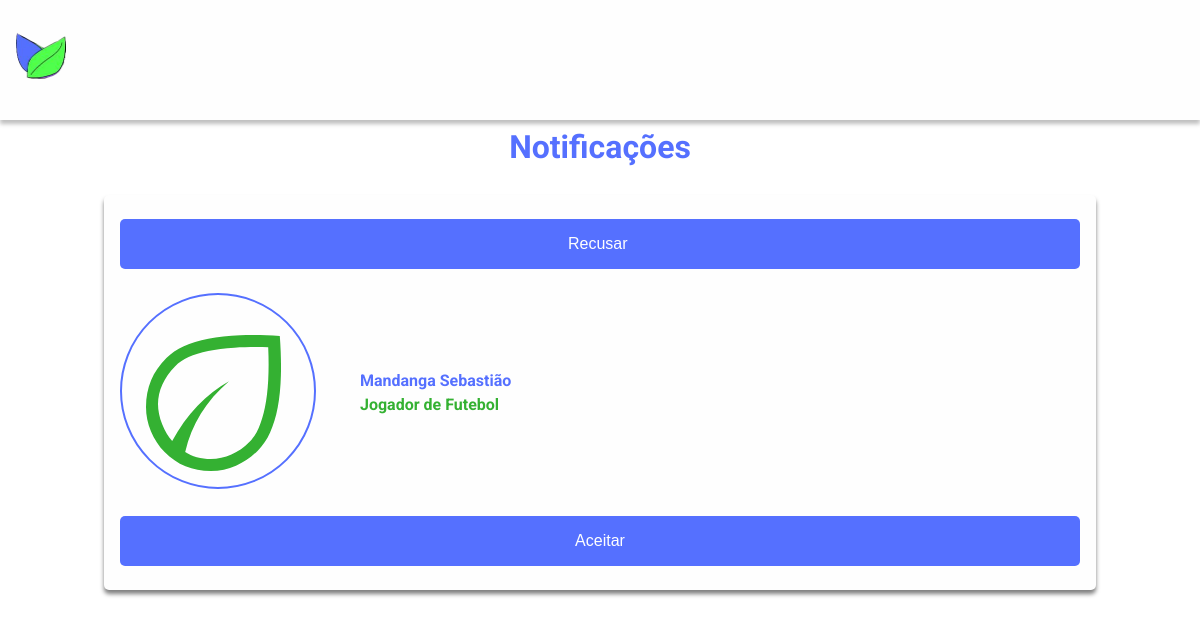
/estrutura/notificacao.php (signed in), run on the app's committed database.
### tables this page shows
CREATE TABLE IF NOT EXISTS `usuarios` (
  `id` int(11) NOT NULL AUTO_INCREMENT COMMENT 'id de cada um dos user',
  `token` tinyint(1) DEFAULT '0' COMMENT 'token de adm',
  `nome` varchar(80) NOT NULL COMMENT 'nome',
  `sobrenome` varchar(80) NOT NULL COMMENT 'sobrenome',
  `email` varchar(80) NOT NULL COMMENT 'email do usuário',
  `senha` varchar(45) NOT NULL COMMENT 'senha',
  `senhaC` varchar(45) NOT NULL COMMENT 'senha confirmada',
  `dataN` date NOT NULL COMMENT 'data de nascimento',
  `genero` varchar(30) NOT NULL COMMENT 'gênero do usuário\r\n(a gente tem lgbtqi+)',
  `numero` varchar(22) NOT NULL,
  `estado` varchar(60) NOT NULL,
  `cidade` varchar(80) NOT NULL COMMENT 'cidade',
  `profissao` varchar(120) NOT NULL COMMENT 'profissão/area de atuação',
  `mdEscuro` tinyint(4) NOT NULL DEFAULT '0',
  `foto` varchar(255) NOT NULL,
  `descricao` varchar(255) NOT NULL COMMENT 'Descricao que aparece no perfil do usuário',
  `amigos` int(20) NOT NULL DEFAULT '0',
  PRIMARY KEY (`id`)
);

### estrutura/administracao/sessao.php (called while the page is built, shortened)
<?php
include 'conexao.php';
    if (!isset($_SESSION['logado'])) {
        $_SESSION['logado'] = 0;
    } else {
        if ($_SESSION['logado'] == 1) {
            $email = $_SESSION['email'];
            $sql = "SELECT id, token, nome, sobrenome, email, dataN, genero, numero, estado, cidade, profissao, mdEscuro,
            foto, descricao, amigos FROM usuarios WHERE email = '$email'";
            $result = mysqli_query($conn, $sql);
            if (mysqli_num_rows($result) > 0) {
                while ($row = mysqli_fetch_assoc($result)) {
                    $id = $row["id"];
                }
            } else {
                echo "0 results";
            }
        };
    }
?>

### estrutura/notificacao.php (the view, shortened to what this page needs)
<!DOCTYPE html>
<html lang="pt-br">
<head>
    <?php include './base/linksGlobais.php' ?>
</head>
<body id="body">
    <?php
    include './administracao/sessao.php';
    ?>
    <header class="header__interno">
        <div class="container">
            <div class="container__logo">
                <a href="feed.php"><img src="../imagens/logos/logo-principal.png" alt="Logo Principal do Ecogamma" class="container__logo__imagem"></a>
            </div>
            <nav class="container__nav">
                <a href="perfil.php">
                    <span class="material-symbols-outlined container__menu__icone span--azul">&#xe853;</span>
                </a>
                <a href="chat.php">
                    <span class="material-symbols-outlined container__menu__icone span--azul">&#xe8af;</span>
                </a>
                <a href="logout.php">
                    <span class="material-symbols-outlined container__menu__icone span--azul">&#xeffd;</span>
                </a>
            </nav>
            <div id="container__menu" onclick="menuLateralInternoOpen()">
                <span class="material-symbols-outlined container__menu__icone span--azul">&#xe5d2;</span>
            </div>
        </div>
    </header>
    <main>
        <div class="container">
            <h1>Notificações</h1>
            <?php
            $verdadeiro = 1;
            $selecionaPendentes = "SELECT * FROM amigos WHERE id_UserAcc = $id AND pendente = $verdadeiro ORDER BY id_Amizade DESC";
            $resultAmizades = mysqli_query($conn, $selecionaPendentes);
            if (mysqli_num_rows($resultAmizades) > 0) {
                while ($row = mysqli_fetch_assoc($resultAmizades)) {
                    $id_Amizade = $row['id_Amizade'];
                    $id_UserAcc = $row['id_UserAcc'];
                    $id_UserAsk = $row['id_UserAsk'];
                }
                $selecionaQuemPediu = "SELECT * FROM usuarios WHERE id = $id_UserAsk";
                $quemPediu = mysqli_query($conn, $selecionaQuemPediu);
                if (mysqli_num_rows($quemPediu) > 0) {
                    while ($row = mysqli_fetch_assoc($quemPediu)) {
                        $foto_Ask = $row['foto'];
                        $nome_Ask = $row["nome"];
                        $sobrenome_Ask = $row["sobrenome"];
                        $profissao_Ask = $row["profissao"];
                        echo "
                        <section class='container__post'>
                        <form action='./aceitaAmizade.php' method='POST'>
                        <input type='hidden' value='" . $id_Amizade . "' name='id_Amizade'>
                        <input type='hidden' value='naoAceito' name='naoAceito'>
                        <input type='hidden' value='" . $id_UserAcc . "' name='idAcc'>
                        <input type='submit' class='botao__principal' id='buttonDel' name='naoAceito' value='Recusar '>
                        </form>
                            <div class='container__post__perfil'>
                                <div class='container__post__perfil__foto'>
                                    <img src='../imagens/" . $foto_Ask . "' alt='Imagem do Perfil'>
                                </div>
                                <div class='container__post__perfil__dados'>
                                    <p class='container__post__perfil__dados__nome nome__perfil'>" . $nome_Ask . " " . $sobrenome_Ask . "</p>
                                    <p class='container__post__perfil__dados__cargo cargo__perfil'>" . $profissao_Ask . "</p>
                                </div>
                            </div>
                            <form action='./aceitaAmizade.php' method='POST'>
                            <input type='hidden' value='" . $id_Amizade . "' name='id_Amizade'>
                            <input type='hidden' value='" . $id_UserAcc . "' name='idAcc'>
                            <input type='submit' class='botao__principal' id='buttonAcc' name='Aceito' value='Aceitar'>
                            </form>
                        </section>";
                    }
                }
            } else {
                echo "sem pedidos de amizade";
            }
            ?>
        </div>
    </main>
</body>
</html>

### estilos/css/styles.css (style rules this page uses)
html { font-family: "Roboto"; }
h1, h2, h3 { font-weight: 700; text-align: center; margin: 1rem 0rem; }
h1, .h1--alternativo { font-size: 2rem; color: #5570FF; }
p, .p--alternativo { line-height: 1.5rem; text-align: justify; color: #111111; }
.nome__perfil { color: #5570FF; font-weight: 700; }
.cargo__perfil { color: #34B132; font-weight: 700; }
form { display: flex; flex-direction: column; width: 100%; }
input { background: #fefefe; border: 2px solid #5570FF; border-radius: 5px; height: 20px; padding: 0.5rem; color: #5570FF; font-size: 1rem; }
.botao__principal { height: 50px; background-color: #5570FF; border: none; border-radius: 5px; color: #fefefe; margin: 0.5rem 0rem; }
a { line-height: 1.5rem; text-align: justify; color: #111111; text-decoration: none; font-weight: 700; }
span { color: #5570FF; }
header, .header__interno { z-index: 3; position: fixed; height: 15vh; width: 100vw; box-shadow: 0px 4px 4px rgba(0, 0, 0, 0.25); background: #fefefe; top: 0px; }
header .container, .header__interno .container { display: flex; padding: 1rem; box-sizing: border-box; align-items: center; justify-content: space-between; height: 100%; align-items: center; }
.header__interno .container { width: 100vw; }
main { position: absolute; z-index: 2; top: 40px; margin-top: 75px; padding: 0% 5% 0% 5%; width: 90%; }
main .container { display: flex; width: 100%; flex-direction: column; align-items: center; box-sizing: border-box; }
.container__post, .container__post--perfil { display: flex; flex-direction: column; box-shadow: 0px 4px 4px rgba(0, 0, 0, 0.5); border-radius: 5px; padding: 1rem; width: 80vw; margin: 1rem 0rem; }
.container__post .container__post__perfil, .container__post--perfil .container__post__perfil { display: flex; align-items: center; justify-content: space-between; margin: 1rem 0rem; }
.container__post .container__post__perfil .container__post__perfil__foto, .container__post--perfil .container__post__perfil .container__post__perfil__foto { width: 20%; }
.container__post .container__post__perfil .container__post__perfil__foto img, .container__post--perfil .container__post__perfil .container__post__perfil__foto img { width: 100%; border-radius: 50%; border: 2px solid #5570FF; }
.container__post .container__post__perfil .container__post__perfil__dados, .container__post--perfil .container__post__perfil .container__post__perfil__dados { width: 60%; margin-right: 15%; }
.container__post .container__post__perfil .container__post__perfil__dados p, .container__post--perfil .container__post__perfil .container__post__perfil__dados p { text-align: left; }
.container__post { background-color: #fefefe; }
header .container .container__logo { width: 100px; box-sizing: border-box; }
header .container .container__logo a .container__logo__imagem { width: 50%; }
header .container nav { display: flex; width: 40%; justify-content: space-between; }
main .container { width: 100%; }

### data on the page
usuarios: foto (placeholder picture), nome "Mandanga", sobrenome "Sebastião", profissao "Jogador de Futebol"
